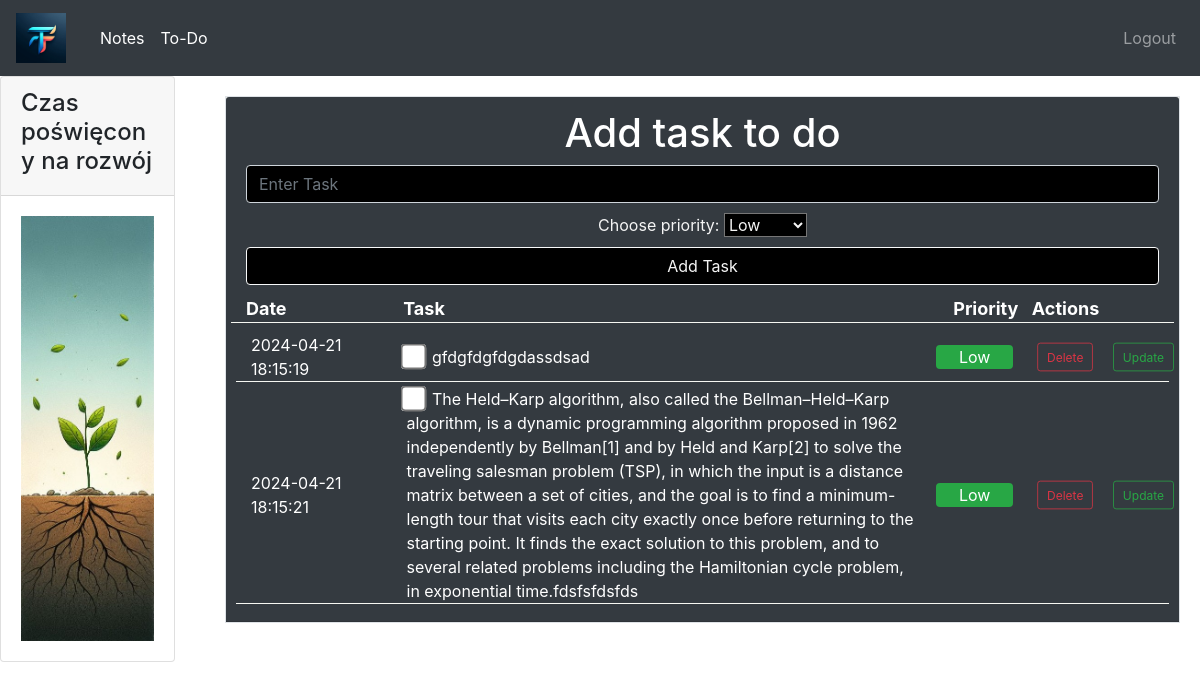
/todo (signed in), run on the app's committed database.
### website/models.py (models this page shows)
class Task(db.Model):
    id = db.Column(db.Integer, primary_key=True)
    text = db.Column(db.String)
    date = db.Column(db.DateTime(timezone=True), default=db.func.now())# sql dodaje date automatycznie za nas
    user_id = db.Column(db.Integer, db.ForeignKey('user.id'))# przypisujemy zadanie do użytkownika o danym id// w sql repreznetacja klasy User to user
    priority = db.Column(db.String(100))
    checked = db.Column(db.Boolean)

### website/views.py (the view, shortened to what this page needs)
@views.route("/todo", methods=['GET','POST'])  # dodajemy metody POST i GET do routingu który pozwoli nam na dodawanie nowych zadań do listy
@login_required
def todo():
    todos = Task.query.filter_by(user_id=current_user.id).all()  # Fetch todos from the database
    return render_template("todo.html", user=current_user, todos=todos)

### website/__init__.py (called while the page is built)
def create_app():
    app = Flask(__name__)
    app.secret_key = 'thisissecretkey'
    app.config['SQLALCHEMY_DATABASE_URI'] = f'sqlite:///{DB_NAME}' # mówimy gdzie ma być baza danych przechoywana
    db.init_app(app)
    from .views import views
    from .auth import auth
    app.register_blueprint(views, url_prefix='/')
    app.register_blueprint(auth, url_prefix='/')
    from .models import User, Task, Note
    create_database(app)
    login_manager = LoginManager() #tworzymy obiekt do zarzadzania logowaniem
    login_manager.login_view = 'auth.login' #jak ktos nie jest zalogowany to przekierowuje na strone logowania
    login_manager.init_app(app) #inicjalizujemy obiekt do zarzadzania logowaniem
    @login_manager.user_loader # mówi jak ma być ładowany użytkownik
    def load_user(id):
        return User.query.get(int(id))
    return app

### website/templates/todo.html (shortened to what this page needs)
{% extends "base.html" %}
{% block content %}
<div class="border border-muted" style="margin: 20px; background-color: #f6f7f2;">
    <div class="card-header bg-dark text-white">
        <div style="text-align: center;">
            <h1> Add task to do</h1>
            <form action="{{ url_for('views.todo') }}" method="post">
                <input type="text" class="form-control" placeholder="Enter Task" style="background:black; color:whitesmoke" id="input-todo" name="todo_name">
                <span style="color:whitesmoke;">Choose priority:</span>
                <select class="form-select b" style="background:black; color:whitesmoke; margin-top: 10px;;"  aria-label="Priority" name="todo_priority">
                    <option class="bg-success" value="low">Low</option>
                </select>
                <button type="submit" class="btn w-100 btn-outline-light" style="margin-top: 10px; background-color: black; color:whitesmoke" id="add-todo">Add Task</button>
            </form>
        </div>
        <div class="row" style=" border-bottom: 1px solid #f6f7f2; margin-top: 10px; margin-bottom: 10px; font-weight: bold; font-size: 18px;">
            <div class="col-2">
                <span>Date</span>
            </div>
            <div class="col-7" style="word-wrap: break-word; ">
                <span>Task</span>
            </div>
            <div class="col-1"   >
                <span>Priority</span>
            </div>
            <div class="col-2" >
                <span>Actions</span>
            </div>
        </div>
        {% for todo in todos %}
        <div class="text-white" style="margin: 5px; ">
            <div class="row" style="border-bottom: 1px solid #f6f7f2; align-items: center; ">
                <div class="col-2 ">
                    <span style="text-align: center;">{{ todo.date }}</span>
                </div>
                <div class="col-7 " style="word-wrap: break-word;">
                    <form action="{{ url_for('views.checked_todo', todo_id=todo.id) }}" method="post" class="d-inline-block mr-2">
                        <input type="checkbox" name="completed" style="transform: scale(2);" {% if todo.checked %} checked {% endif %} onchange="this.form.submit()">
                    </form>
                    <span>{{ todo.text }}</span>
                </div>
                <div class="col-1 rounded {% if todo.priority == 'low' %} bg-success {% elif todo.priority == 'medium' %} bg-warning {% elif todo.priority == 'high' %} bg-danger {% endif %}" style="text-align: center;">
                    {% if todo.priority == 'low' %}
                        <span>Low</span>
                    {% elif todo.priority == 'medium' %}
                        <span>Medium</span>
                    {% elif todo.priority == 'high' %}
                        <span>High</span>
                    {% endif %}
                </div>
                <div class="col-2 " style="display: flex; justify-content: left; align-items: center;">
                    <form action="{{ url_for('views.delete_todo', todo_id=todo.id) }}" method="post" class="d-inline-block">
                        <button class="btn btn-outline-danger" style="transform: scale(0.75);">Delete</button>
                    </form>
                    <button type="button" class="btn btn-outline-success " data-toggle="modal" data-target="#editModal-{{ todo.id }}" style="transform: scale(0.75);">Update</button>
                </div>
            </div>
        </div>
        {% endfor %}
    </div>
</div>
{% endblock %}

### website/templates/base.html (shortened to what this page needs)
<!doctype html>
<head>
    <link rel="stylesheet" href="https://stackpath.bootstrapcdn.com/bootstrap/4.3.1/css/bootstrap.min.css">
</head>
<body >
    <nav class="navbar navbar-expand-lg navbar-dark bg-dark">
        <a class="navbar-brand" href="{{url_for('views.home')}}">
            <img src="{{url_for('static', filename='logo.png')}}" alt="Logo">
        </a>
         <div class="collapse navbar-collapse" id="navbarNav">
         <ul class="navbar-nav">
	         <li class="nav-item active">
                     <a class="nav-link" href="{{url_for('views.notes')}}">Notes <span class="sr-only">(current)</span></a>
		    </li>
		    <li class="nav-item active">
                     <a class="nav-link" href="{{url_for('views.todo')}}">To-Do <span class="sr-only">(current)</span></a>
		    </li>
	    </ul>
        <ul class="navbar-nav ml-auto">
            {% if user.is_authenticated %}
                 <li class="nav-item">
                    <a class="nav-link" href="{{url_for('auth.logout')}}">Logout</a>
                </li>
            {% endif %}
        </ul>
        </div>
    </nav>
    <div class=" ">
        <div class="row">
            <div class="col-md-2">
                <div class="card">
                    <div class="card-header">
                        <h4>Czas poświęcony na rozwój</h4>
                    </div>
                    <div class="card-body">
                        <img src="{{url_for('static', filename='tree1.jpg')}}" class="img-fluid" alt="Responsive image">
                    </div>
                </div>
            </div>
            <div class="col-md-10">
                {% block content %}
                {% endblock %}
            </div>
        </div>
    </div>
</body>

### website/templates/base.html (style rules this page uses)
.navbar-brand img { max-height: 50px; margin-right: 10px; }

### data on the page
Task: date "2024-04-21 18:15:19", text "gfdgfdgfdgdassdsad", priority "Low"
Task: date "2024-04-21 18:15:21", text "The Held–Karp algorithm, also called the Bellman–Held–Karp algorithm, is a dynamic programming algorithm proposed in 1962 independently by Bellman[1] and by Held and Karp[2] to solve the traveling salesman problem (TSP), in which the input is a distance matrix between a set of cities, and the goal is to find a minimum-length tour that visits each city exactly once before returning to the starting point. It finds the exact solution to this problem, and to several related problems including the Hamiltonian cycle problem, in exponential time.fdsfsfdsfds", priority "Low"
